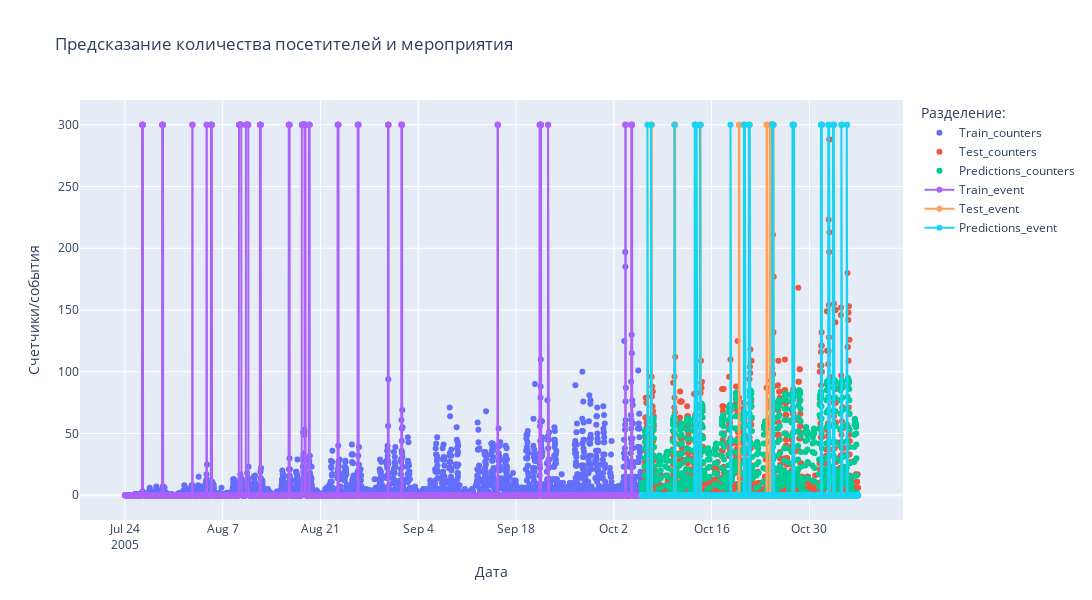

Write notebook code for a chart like this one.
### Markdown cell above
Визуализируем вместе два результата:

### Code cell
fig = go.Figure()
fig.add_trace(go.Scatter(x=counters_train.dt, y=counters_train.cnt, mode='markers', name='Train_counters'))
fig.add_trace(go.Scatter(x=counters_test.dt, y=counters_test.cnt, mode='markers', name='Test_counters'))
fig.add_trace(go.Scatter(x=counters_test.dt, y=cnt_pred, mode='markers', name='Predictions_counters'))

fig.add_trace(go.Scatter(x=counters_train.dt, y=full_train.event*300, mode='lines+markers', name='Train_event'))
fig.add_trace(go.Scatter(x=counters_test.dt, y=full_test.event*300, mode='lines+markers', name='Test_event'))
fig.add_trace(go.Scatter(x=counters_test.dt, y=events_pred*300, mode='lines+markers', name='Predictions_event'))
fig.update_layout(
    title  = 'Предсказание количества посетителей и мероприятия',
    xaxis_title="Дата",
    yaxis_title="Счетчики/события",
    legend_title="Разделение:",
    width=1500,
    height=600,
    )
fig.show()

### Figure 1 — Plotly figure (JSON) as saved in the notebook; plotly's stock layout.template omitted (floating-point values rounded to 4 significant figures; data arrays with more than 128 entries replaced by an {"elided": "..."} marker saying what was removed)
{"data": [{"mode": "markers", "name": "Train_counters", "type": "scatter", "x": {"elided": "3552 str values"}, "y": {"elided": "3552 int values"}}, {"mode": "markers", "name": "Test_counters", "type": "scatter", "x": {"elided": "1488 str values"}, "y": {"elided": "1488 int values"}}, {"mode": "markers", "name": "Predictions_counters", "type": "scatter", "x": {"elided": "1488 str values"}, "y": {"elided": "1488 int values"}}, {"mode": "lines+markers", "name": "Train_event", "type": "scatter", "x": {"elided": "3552 str values"}, "y": {"elided": "3552 int values"}}, {"mode": "lines+markers", "name": "Test_event", "type": "scatter", "x": {"elided": "1488 str values"}, "y": {"elided": "1488 int values"}}, {"mode": "lines+markers", "name": "Predictions_event", "type": "scatter", "x": {"elided": "1488 str values"}, "y": {"elided": "1488 int values"}}], "layout": {"height": 600, "legend": {"title": {"text": "Разделение:"}}, "title": {"text": "Предсказание количества посетителей и мероприятия"}, "width": 1500, "xaxis": {"title": {"text": "Дата"}}, "yaxis": {"title": {"text": "Счетчики/события"}}}}
